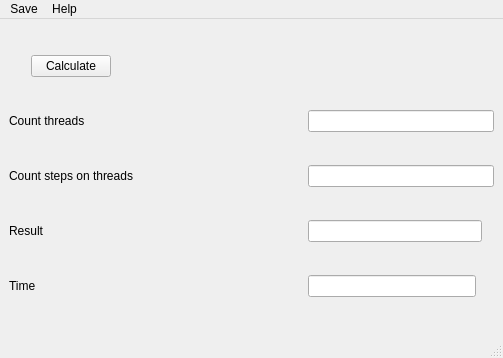
<?xml version="1.0" encoding="UTF-8"?>
<ui version="4.0">
 <class>MainWindow</class>
 <widget class="QMainWindow" name="MainWindow">
  <property name="geometry">
   <rect>
    <x>0</x>
    <y>0</y>
    <width>503</width>
    <height>358</height>
   </rect>
  </property>
  <property name="windowTitle">
   <string>MainWindow</string>
  </property>
  <widget class="QWidget" name="centralwidget">
   <layout class="QGridLayout" name="gridLayout">
    <item row="4" column="0">
     <widget class="QLabel" name="label_3">
      <property name="text">
       <string>Result</string>
      </property>
     </widget>
    </item>
    <item row="5" column="0">
     <widget class="QLabel" name="label_4">
      <property name="text">
       <string>Time</string>
      </property>
     </widget>
    </item>
    <item row="2" column="0">
     <widget class="QLabel" name="label">
      <property name="text">
       <string>Count threads</string>
      </property>
     </widget>
    </item>
    <item row="3" column="0">
     <widget class="QLabel" name="label_2">
      <property name="text">
       <string>Count steps on threads</string>
      </property>
     </widget>
    </item>
    <item row="2" column="2" colspan="4">
     <widget class="QLineEdit" name="lineEditCountThreads"/>
    </item>
    <item row="4" column="2" colspan="2">
     <widget class="QLineEdit" name="lineEditResult"/>
    </item>
    <item row="3" column="2" colspan="4">
     <widget class="QLineEdit" name="lineEditCountSteps"/>
    </item>
    <item row="5" column="2">
     <widget class="QLineEdit" name="lineEditTime"/>
    </item>
    <item row="2" column="1">
     <spacer name="horizontalSpacer">
      <property name="orientation">
       <enum>Qt::Horizontal</enum>
      </property>
      <property name="sizeHint" stdset="0">
       <size>
        <width>40</width>
        <height>20</height>
       </size>
      </property>
     </spacer>
    </item>
    <item row="0" column="0" alignment="Qt::AlignHCenter">
     <widget class="QPushButton" name="btnCalculate">
      <property name="text">
       <string>Calculate</string>
      </property>
     </widget>
    </item>
   </layout>
  </widget>
  <widget class="QMenuBar" name="menubar">
   <property name="geometry">
    <rect>
     <x>0</x>
     <y>0</y>
     <width>503</width>
     <height>31</height>
    </rect>
   </property>
   <widget class="QMenu" name="menuSave">
    <property name="title">
     <string>Save</string>
    </property>
    <addaction name="actionSaveInFile"/>
   </widget>
   <widget class="QMenu" name="menuHelp">
    <property name="title">
     <string>Help</string>
    </property>
   </widget>
   <addaction name="menuSave"/>
   <addaction name="menuHelp"/>
  </widget>
  <widget class="QStatusBar" name="statusbar"/>
  <action name="actionSaveInFile">
   <property name="text">
    <string>Save in file</string>
   </property>
  </action>
 </widget>
 <resources/>
 <connections/>
</ui>
